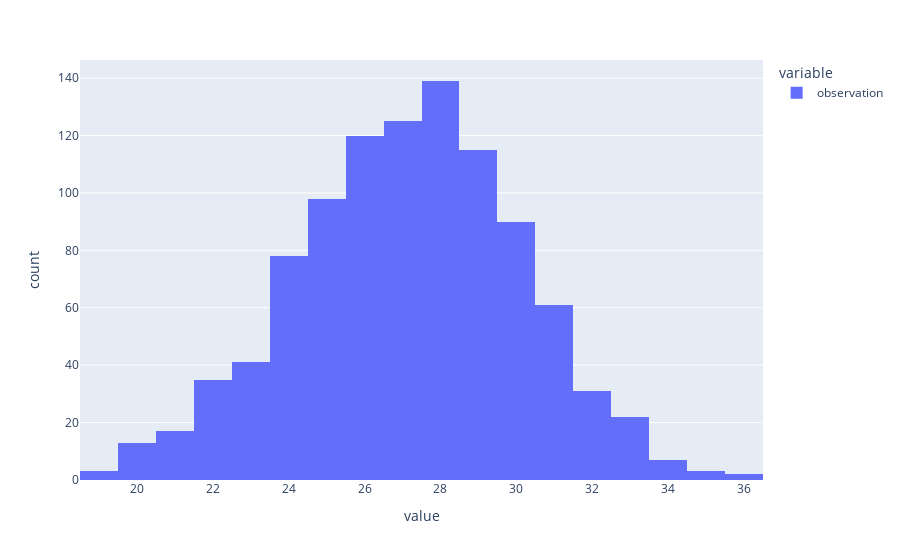

The notebook cell saved with this chart:
### Code cell
px.histogram(ages2_df.observation)

### Figure 1 — Plotly figure (JSON) as saved in the notebook; plotly's stock layout.template omitted (floating-point values rounded to 4 significant figures; data arrays with more than 128 entries replaced by an {"elided": "..."} marker saying what was removed)
{"data": [{"alignmentgroup": "True", "bingroup": "x", "hovertemplate": "variable=observation<br>value=%{x}<br>count=%{y}<extra></extra>", "legendgroup": "observation", "marker": {"color": "#636efa", "pattern": {"shape": ""}}, "name": "observation", "offsetgroup": "observation", "orientation": "v", "showlegend": true, "type": "histogram", "x": {"elided": "1000 int values"}, "xaxis": "x", "yaxis": "y"}], "layout": {"barmode": "relative", "legend": {"title": {"text": "variable"}, "tracegroupgap": 0}, "margin": {"t": 60}, "xaxis": {"anchor": "y", "domain": [0, 1], "title": {"text": "value"}}, "yaxis": {"anchor": "x", "domain": [0, 1], "title": {"text": "count"}}}}
